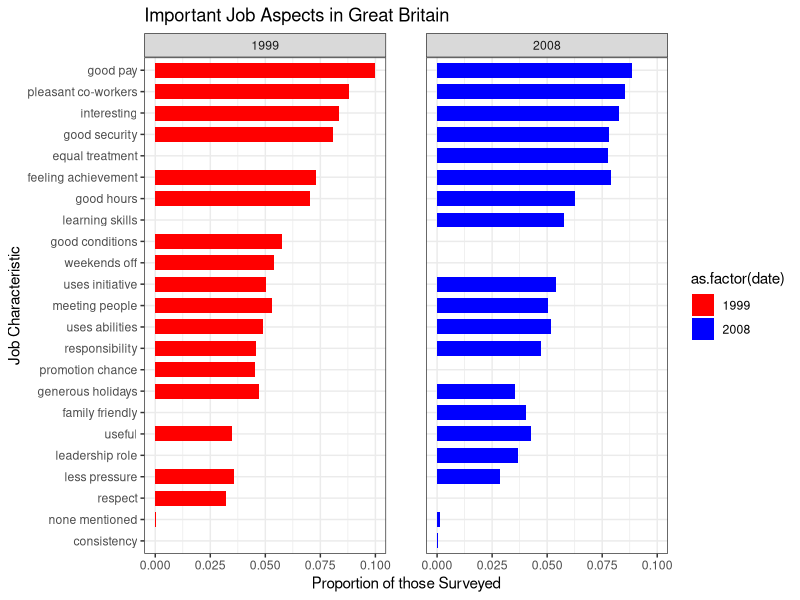
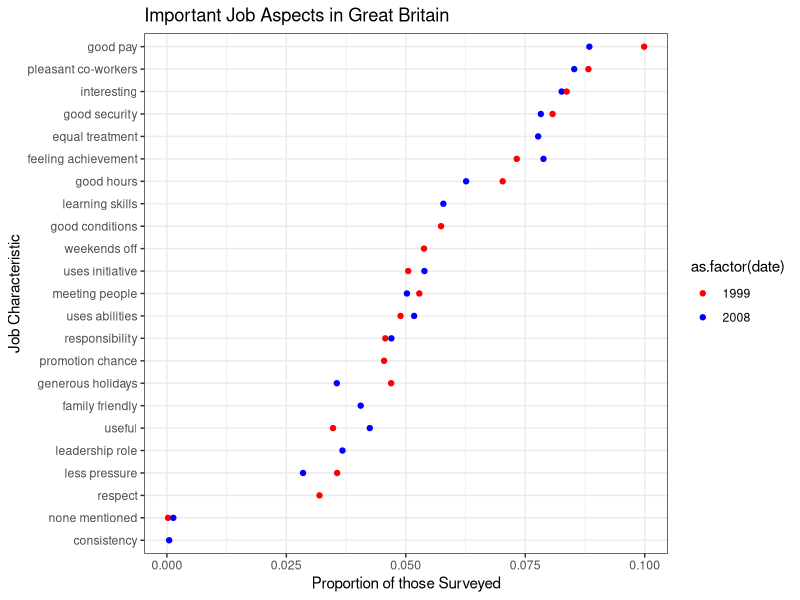

The R source for these figures, in order:
## ---- chunk 1
library("foreign")
library("ggplot2")
library("grid")
## ---- chunk 2
setwd("/Users/knarf/Copy/datasets/columbia/4_dv/")
gesis1999 <- read.dta("ZA3777_v3-0-1.dta", convert.factors=FALSE)
gesis2008 <- read.dta("ZA4752_v1-0-0.dta", convert.factors=FALSE)
job99 <- gesis1999[,83:100]
job08 <- gesis2008[,81:99]
## ---- chunk 3
job08[job08==2] <- 0
job08[job08==7 | job08==8 ] <- NA
job08 <- job08[complete.cases(job08), ]
## ---- chunk 4
propCalc <- function(x, y) { # proportion by year
	x <- apply(x, 2, sum)
	x <- data.frame(x/sum(x))
	x[, ncol(x)+1] <- y
	return(x)
}

job99 <- propCalc(job99, "1999")
job08 <- propCalc(job08, "2008")
## ---- chunk 5
job99$c3 <- c("good pay", "pleasant co-workers", "less pressure", 
					 "good security", "promotion chance", "respect", "good hours", 
					 "uses initiative", "useful", "generous holidays", 
					 "meeting people", "feeling achievement", "responsibility", 
					 "interesting", "uses abilities", "good conditions", 
					 "weekends off", "none mentioned")
colnames(job99) <- c("proportion", "date", "characteristic")
job08$c3 <- c("good pay", "pleasant co-workers", "less pressure", 
					 "good security", "good hours", "uses initiative", "useful", 
					 "generous holidays", "meeting people", "feeling achievement", 
					 "responsibility", "interesting", "uses abilities", 
					 "learning skills", "family friendly", "leadership role", 
					 "equal treatment", "consistency", "none mentioned")
colnames(job08) <- c("proportion", "date", "characteristic")
## ---- chunk 6
jobJoin <- rbind(job99, job08)
jobJoin <- jobJoin[with(jobJoin, order(proportion)), ]
jobJoin
## ---- chunk 7
ggplot(jobJoin, aes(reorder(characteristic, proportion), 
					proportion, fill=as.factor(date))) +
	   geom_bar(data=jobJoin, position="stack", 
	   		 stat="identity", width=0.7) + 
			 # color="black", fill="NA") +
	   scale_fill_manual(values = c("red", "blue")) + 
	   theme(panel.grid.major = element_blank(), 
	   	  	 panel.grid.minor = element_blank()) +
	   theme_bw() + 
	   theme(panel.margin=unit(2, "lines")) +
 	   coord_flip() +
	   ylab("Proportion of those Surveyed") + 
	   xlab("Job Characteristic") + 
	   ggtitle("Important Job Aspects in Great Britain") + 
	   facet_wrap(~date)
## ---- chunk 8
ggplot(jobJoin, aes(reorder(characteristic, proportion), proportion)) +
	geom_point(aes(color = as.factor(date))) +
	#geom_segment(aes(x=job99$proportion, y=characteristic, 
					 #xend=job08$proportion, yend=characteristic), 
				 	 #arrow=arrow(length=unit(0.1, "cm"))) +
	coord_flip() + 
	ylab("Proportion of those Surveyed") + 
	xlab("Job Characteristic") + 
	ggtitle("Important Job Aspects in Great Britain") +
	scale_color_manual(values = c("red", "blue")) +
	theme_bw()
